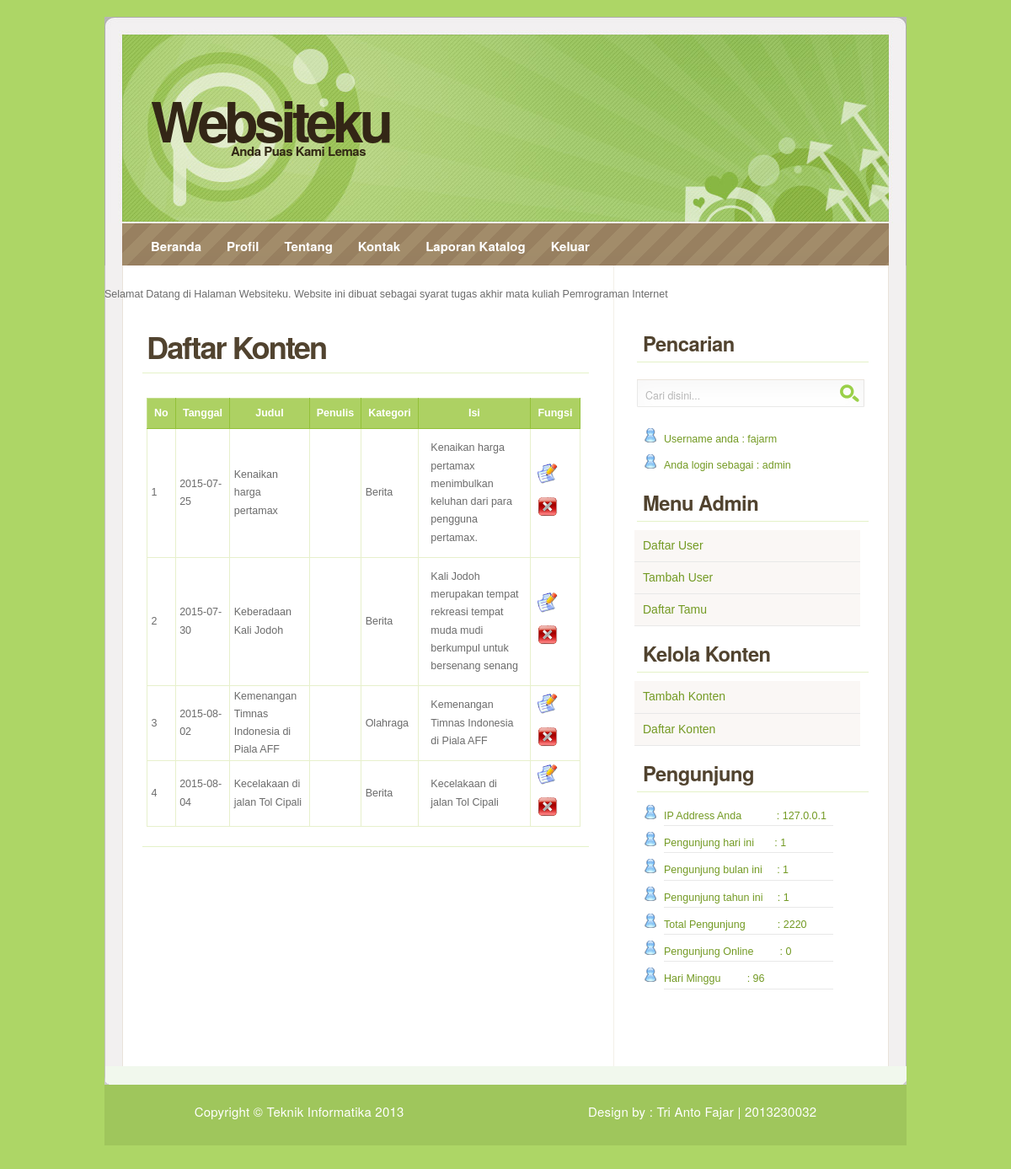
Page /index.php?page=viewkonten (signed in) on the committed database.
### tables this page shows
CREATE TABLE IF NOT EXISTS `konten` (
  `id_konten` int(50) NOT NULL AUTO_INCREMENT,
  `tanggal` date NOT NULL,
  `judul` varchar(100) NOT NULL,
  `penulis` varchar(100) NOT NULL,
  `kategori` varchar(100) NOT NULL,
  `isi` text NOT NULL,
  PRIMARY KEY (`id_konten`)
);

### modKonten/daftar_konten.php (the view, shortened to what this page needs)
<?php
	if(empty($_SESSION['username'])AND
		empty($_SESSION['password'])){
		echo "<p><b>Anda Harus Login </b></p>";
}
else {?>
<link rel="stylesheet" href="../css/style.css" type="text/css" />
<h2>Daftar Konten</h2>
<br>
<table id="konten" border="1">
<tr><th>No</th><th>Tanggal</th><th>Judul</th><th>Penulis</th><th>Kategori</th><th>Isi</th><th>Fungsi</th></tr>
<?php
include '../config/koneksi.php';
$query="SELECT * FROM konten ORDER BY id_konten";
$tampil=mysqli_query($konek,$query)or die(mysqli_error($konek));
$no=1;
while ($data=mysqli_fetch_array($tampil)) { ?>
	<tr><td><?php echo $no++ ?></td>
	<td><?php echo $data['tanggal'] ?></td>
	<td><?php echo $data['judul'] ?></td>
	<td><?php echo $data['penulis'] ?></td>
	<td><?php echo $data['kategori'] ?></td>
	<td><?php echo $data['isi'] ?></td>
	<td><?php echo '<a href=index.php?page=editkonten&&id='.$data['id_konten'].'>
	<img class="view" src="images/edit.png" \></a>';?>
	<?php echo '<a href=modkonten/hapus_konten.php?id='.$data['id_konten'].'" onClick="return confirm(\'Apakah konten dengan judul : '.$data['judul'].' ingin dihapus ?\')">
	<img class="view"src="images/hapus.png" \></a></td>
	</tr>'; ?>
<?php
}
}
?>
</table>

### css/style.css (style rules this page uses)
* { margin: 0; padding: 0; outline: 0 }
body { background: #add666 url() repeat-y ; font: 12.5px/170% 'Lucida Grande', 'Lucida Sans Unicode', Geneva, Verdana, sans-serif; color: #6B6B6B; text-align: center; }
a, a:visited { color: #79A325; background: inherit; text-decoration: none; }
h1, h2, h3 { font-family: 'Trebuchet MS', 'Helvetica Neue', Arial, Sans-serif; font-weight: Bold; padding: 10px; color: #444; }
h2 { font-size: 2.5em; color: #88AC0B; }
p { padding: 12px 10px; }
img { background: #FAFAFA; border: 1px solid #E4E4E4; padding: 8px; }
img.view { height: 24px; background: none; border: none; padding: 3.7px; margin: 0px; }
table { border-collapse: collapse; margin: 8px 10px; }
th { height: 38px; padding-left: 12px; padding-right: 12px; color: #fff; text-align: center; background: #ADD163; border-width: 1px; border-style: solid; border-color: #C4DE8F #93C138 #93C138 #C4DE8F; }
tr { height: 40px; }
td { padding-left: 11px; padding-right: 11px; border: 1px solid #E7F0CC; }
#konten th { height: 35px; padding-left: 8px; padding-right: 8px; color: #fff; text-align: center; background: #ADD163; border-width: 1px; border-style: solid; border-color: #C4DE8F #93C138 #93C138 #C4DE8F; }
#konten tr { height: 25px; }
#konten td { padding-left: 4.5px; padding-right: 3px; text-align: left; border: 1px solid #E7F0CC; }
#main h2 { font: bold 2.9em 'Trebuchet MS', 'Helvetica Neue', Arial, Sans-serif; color: #51432F; padding: 10px 0 5px 5px; margin-left: 5px; letter-spacing: -2px; border-bottom: 1px solid #E4F2C8; }

### rows in the picture
konten: tanggal "2015-07-25", judul "Kenaikan harga pertamax", kategori "Berita", isi "Kenaikan harga pertamax menimbulkan keluhan dari para pengguna pertamax."
konten: tanggal "2015-07-30", judul "Keberadaan Kali Jodoh", kategori "Berita", isi "Kali Jodoh merupakan tempat rekreasi tempat muda mudi berkumpul untuk bersenang senang"
konten: tanggal "2015-08-02", judul "Kemenangan Timnas Indonesia di Piala AFF", kategori "Olahraga", isi "Kemenangan Timnas Indonesia di Piala AFF"
konten: tanggal "2015-08-04", judul "Kecelakaan di jalan Tol Cipali", kategori "Berita", isi "Kecelakaan di jalan Tol Cipali"

### other values in the picture
$usernamedb "fajarm"
$level "admin"
$ip_address "127.0.0.1"
$jlh_hari "1"
$jlh_bulan "1"
$jlh_tahun "1"
$tot "2220"
$time_online "0"
$sun "96"
